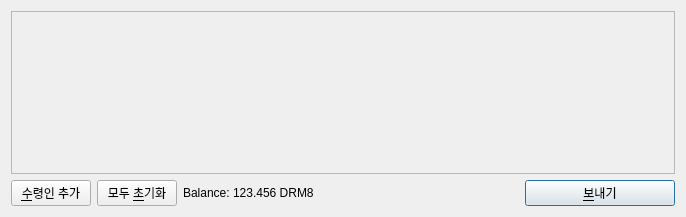
<?xml version="1.0" encoding="UTF-8"?>
<ui version="4.0">
 <class>SendCoinsDialog</class>
 <widget class="QDialog" name="SendCoinsDialog">
  <property name="geometry">
   <rect>
    <x>0</x>
    <y>0</y>
    <width>686</width>
    <height>217</height>
   </rect>
  </property>
  <property name="windowTitle">
   <string>Send Coins</string>
  </property>
  <layout class="QVBoxLayout" name="verticalLayout">
   <item>
    <widget class="QScrollArea" name="scrollArea">
     <property name="widgetResizable">
      <bool>true</bool>
     </property>
     <widget class="QWidget" name="scrollAreaWidgetContents">
      <property name="geometry">
       <rect>
        <x>0</x>
        <y>0</y>
        <width>666</width>
        <height>165</height>
       </rect>
      </property>
      <layout class="QVBoxLayout" name="verticalLayout_2">
       <property name="margin">
        <number>0</number>
       </property>
       <item>
        <layout class="QVBoxLayout" name="entries">
         <property name="spacing">
          <number>6</number>
         </property>
        </layout>
       </item>
       <item>
        <spacer name="verticalSpacer">
         <property name="orientation">
          <enum>Qt::Vertical</enum>
         </property>
         <property name="sizeHint" stdset="0">
          <size>
           <width>20</width>
           <height>40</height>
          </size>
         </property>
        </spacer>
       </item>
      </layout>
     </widget>
    </widget>
   </item>
   <item>
    <layout class="QHBoxLayout" name="horizontalLayout">
     <item>
      <widget class="QPushButton" name="addButton">
       <property name="toolTip">
        <string>Send to multiple recipients at once</string>
       </property>
       <property name="text">
        <string>&amp;수령인 추가</string>
       </property>
       <property name="icon">
        <iconset resource="../bitcoin.qrc">
         <normaloff>:/icons/add</normaloff>:/icons/add</iconset>
       </property>
       <property name="autoDefault">
        <bool>false</bool>
       </property>
      </widget>
     </item>
     <item>
      <widget class="QPushButton" name="clearButton">
       <property name="sizePolicy">
        <sizepolicy hsizetype="Minimum" vsizetype="Fixed">
         <horstretch>0</horstretch>
         <verstretch>0</verstretch>
        </sizepolicy>
       </property>
       <property name="toolTip">
        <string>Remove all transaction fields</string>
       </property>
       <property name="text">
        <string>모두 &amp;초기화</string>
       </property>
       <property name="icon">
        <iconset resource="../bitcoin.qrc">
         <normaloff>:/icons/remove</normaloff>:/icons/remove</iconset>
       </property>
       <property name="autoRepeatDelay">
        <number>300</number>
       </property>
       <property name="autoDefault">
        <bool>false</bool>
       </property>
      </widget>
     </item>
     <item>
      <layout class="QHBoxLayout" name="horizontalLayout_2">
       <property name="spacing">
        <number>3</number>
       </property>
       <item>
        <widget class="QLabel" name="label">
         <property name="text">
          <string>Balance:</string>
         </property>
        </widget>
       </item>
       <item>
        <widget class="QLabel" name="labelBalance">
         <property name="cursor">
          <cursorShape>IBeamCursor</cursorShape>
         </property>
         <property name="text">
          <string>123.456 DRM8</string>
         </property>
         <property name="textInteractionFlags">
          <set>Qt::LinksAccessibleByMouse|Qt::TextSelectableByKeyboard|Qt::TextSelectableByMouse</set>
         </property>
        </widget>
       </item>
      </layout>
     </item>
     <item>
      <spacer name="horizontalSpacer">
       <property name="orientation">
        <enum>Qt::Horizontal</enum>
       </property>
       <property name="sizeHint" stdset="0">
        <size>
         <width>40</width>
         <height>20</height>
        </size>
       </property>
      </spacer>
     </item>
     <item>
      <widget class="QPushButton" name="sendButton">
       <property name="minimumSize">
        <size>
         <width>150</width>
         <height>0</height>
        </size>
       </property>
       <property name="toolTip">
        <string>Confirm the send action</string>
       </property>
       <property name="text">
        <string>&amp;보내기</string>
       </property>
       <property name="icon">
        <iconset resource="../bitcoin.qrc">
         <normaloff>:/icons/send</normaloff>:/icons/send</iconset>
       </property>
       <property name="default">
        <bool>true</bool>
       </property>
      </widget>
     </item>
    </layout>
   </item>
  </layout>
 </widget>
 <resources>
  <include location="../bitcoin.qrc"/>
 </resources>
 <connections/>
</ui>
